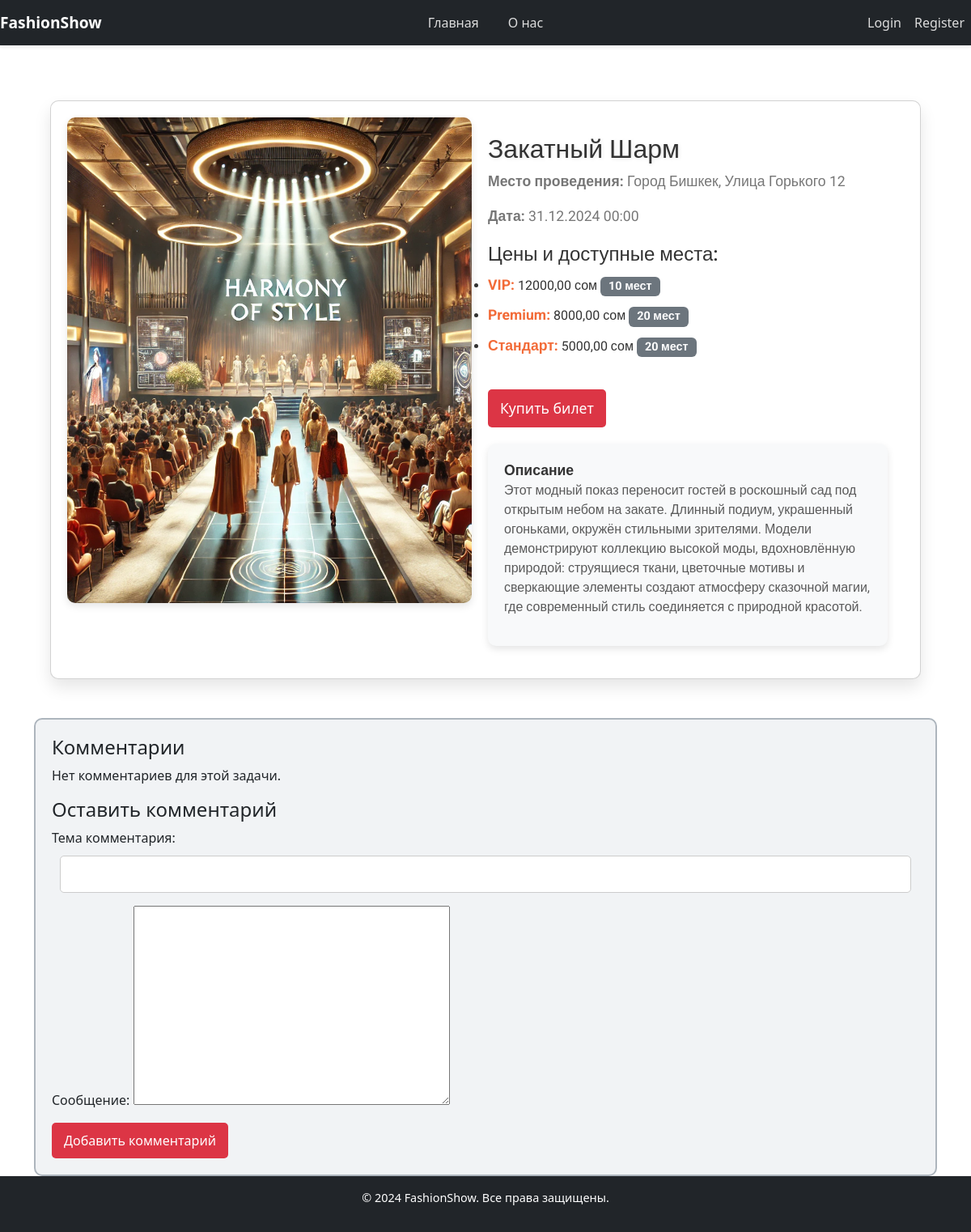
Page /task/1/ on the committed database.
### app/models.py (models this page shows, shortened)
class Task(models.Model):
    title = models.CharField(verbose_name=_("Название мероприятия"), max_length=255, null=True, blank=True)
    task = models.TextField('Описание')
    event_date = models.DateTimeField('Дата и время проведения')
    location = models.CharField('Место проведения', max_length=100)
    image = models.ImageField('Изображение', upload_to='events/images/', null=True, blank=True)
    class_types = models.ManyToManyField(ClassType, through=TaskClassType)
    created_at = models.DateTimeField(auto_now_add=True, blank=True, null=True)
    updated_at = models.DateTimeField(auto_now=True, blank=True, null=True)

class TaskClassType(models.Model):
    task = models.ForeignKey('Task', on_delete=models.CASCADE, related_name="task_class_types")
    class_type = models.ForeignKey('ClassType', on_delete=models.CASCADE, related_name="class_type_tasks")
    price = models.DecimalField("Цена", max_digits=10, decimal_places=2)
    available_seats = models.PositiveIntegerField("Доступные места")

class ClassType(models.Model):
    name = models.CharField("Название класса", max_length=50)
    color = models.CharField("Цвет", max_length=7, default="#FFFFFF")  # HEX-код для цвета
    created_at = models.DateTimeField(auto_now_add=True)
    updated_at = models.DateTimeField(auto_now=True)

### app/views.py (the view, shortened to what this page needs)
# urls.py: path('task/<int:pk>/', TaskDetailView.as_view(), name='task_detail'),
class TaskDetailView(DetailView):
    model = Task
    template_name = 'app/task_detail.html'
    context_object_name = 'task'
    def get_context_data(self, **kwargs):
        context = super().get_context_data(**kwargs)
        task = self.get_object()
        context['comments'] = Comment.objects.filter(task=task, is_published=True).order_by('-created_at')
        context['comment_form'] = CommentForm()
        return context

### app/forms.py (shortened to what this page needs)
class CommentForm(forms.ModelForm):
    class Meta:
        model = Comment
        fields = ['subject', 'message']

### templates/app/task_detail.html (shortened to what this page needs)
{% extends 'app/base.html' %}
{% block content %}
<div class="container mt-5">
  <div class="card mb-4" style="border-radius: 10px !important; margin: 20px; box-shadow: 0 10px 20px rgba(0, 0, 0, 0.1); transition: transform 0.3s ease; cursor: pointer; background-color: #ffffff;">
    <div style="display: flex; flex-direction: row; padding: 20px;">
      <div style="flex: 0 0 auto; width: 500px; height: 600px;">
        <img src="{{ task.image.url }}" class="card-img" alt="{{ task.title }}" style="width: 100%; height: 100%; object-fit: cover; border-radius: 10px; box-shadow: 0 4px 10px rgba(0, 0, 0, 0.1);">
      </div>
      <div style="flex: 1; padding: 20px; display: flex; flex-direction: column; justify-content: space-between;">
        <div>
          <h1 class="card-title" style="font-family: 'Roboto', sans-serif; font-size: 2rem; color: #333; text-shadow: 1px 1px 5px rgba(0,0,0,0.1);">{{ task.title }}</h1>
          <p class="card-text" style="font-family: 'Roboto', sans-serif; font-size: 1.1rem; color: #555; opacity: 0.8;"><strong>Место проведения:</strong> {{ task.location }}</p>
          <p class="card-text" style="font-family: 'Roboto', sans-serif; font-size: 1.1rem; color: #555; opacity: 0.8; margin-bottom: 0;"><strong>Дата:</strong> {{ task.event_date|date:"d.m.Y H:i" }}</p>
        </div>
        <div style="margin-top: 20px;">
          <h4 style="font-family: 'Roboto', sans-serif; font-size: 1.5rem; color: #333; margin-bottom: 10px;">Цены и доступные места:</h4>
          <ul style="font-family: 'Roboto', sans-serif; color: #333; font-size: 1rem; padding-left: 0;">
            {% for class_type in task.task_class_types.all %}
              <li style="margin-bottom: 10px;">
                <strong style="font-size: 1.1rem; color: #f26b38;">{{ class_type.class_type.name }}:</strong> {{ class_type.price }} сом
                <span class="badge" style="background-color: #6c757d; padding: 5px 10px; font-size: 0.9rem;">
                   {{ class_type.available_seats }} мест
                </span>
              </li>
            {% endfor %}
          </ul>
        </div>
<div class="mt-4">
  <a href="{% url 'seat_pr' task.id %}" class="btn btn-success custom-btn" style="font-size: 1.1rem;">
    Купить билет
  </a>
</div>
        <div style="background-color: #f8f9fa; padding: 20px; font-family: 'Roboto', sans-serif; font-size: 1rem; color: #333; border-radius: 10px; box-shadow: 0 4px 10px rgba(0, 0, 0, 0.1); margin-top: 20px;">
          <strong style="font-size: 1.1rem;">Описание</strong>
          <p style="font-weight: 400; line-height: 1.5; opacity: 0.8;">{{ task.task }}</p>
        </div>
      </div>
    </div>
  </div>
  <div class="comments-section mt-5">
    <h4 class="custom-heading">Комментарии</h4>
    {% if comments %}
      {% for comment in comments %}
        <div class="comment">
          <div class="border p-3 mb-3 custom-comment-box">
            <p class="comment-author"><strong>{{ comment.user.first_name }} {{ comment.user.last_name }} ({{ comment.user.email }})</strong></p>
            <p class="comment-subject">{{ comment.subject }}</p>
            <p class="comment-message">{{ comment.message }}</p>
            <p class="comment-date"><small>Опубликовано: {{ comment.created_at }}</small></p>
          </div>
          {% if comment.user == request.user or request.user.is_staff %}
            <a href="{% url 'delete_comment' comment.pk %}" class="btn btn-danger custom-btn">Удалить</a>
          {% endif %}
        </div>
      {% endfor %}
    {% else %}
      <p>Нет комментариев для этой задачи.</p>
    {% endif %}
    <h4 class="custom-heading">Оставить комментарий</h4>
    <form method="POST" class="comment-form">
      {{ comment_form.as_p }}
      <button type="submit" class="btn btn-primary custom-btn">Добавить комментарий</button>
    </form>
  </div>
</div>
{% endblock %}

### static/css/style.css (style rules this page uses)
input[type="text"], input[type="password"], input[type="email"] { width: calc(100% - 20px); padding: 10px; margin: 10px auto; display: block; border: 1px solid #ccc; border-radius: 5px; font-size: 1em; }
.comments-section { background-color: #f1f3f5; border: 2px solid #adb5bd; border-radius: 10px; padding: 20px; }
.custom-btn { background-color: #dc3545; border: none; color: #fff; padding: 10px 15px; border-radius: 5px; }

### templates/app/base.html (style rules this page uses)
html, body { height: 100%; margin: 0; display: flex; flex-direction: column; }
.container { flex: 1; }

### rows in the picture
Task: image (picture), title "Закатный Шарм", location "Город Бишкек, Улица Горького 12", event_date "31.12.2024 00:00", task "Этот модный показ переносит гостей в роскошный сад под открытым небом на закате. Длинный подиум, украшенный огоньками, окружён стильными зрителями. Модели демонстрируют коллекцию высокой моды, вдохновлённую природой: струящиеся ткани, цветочные мотивы и сверкающие элементы создают атмосферу сказочной магии, где современный стиль соединяется с природной красотой."
TaskClassType: class_type.name "VIP", price "12000,00", available_seats "10"
TaskClassType: class_type.name "Premium", price "8000,00", available_seats "20"
TaskClassType: class_type.name "Стандарт", price "5000,00", available_seats "20"
